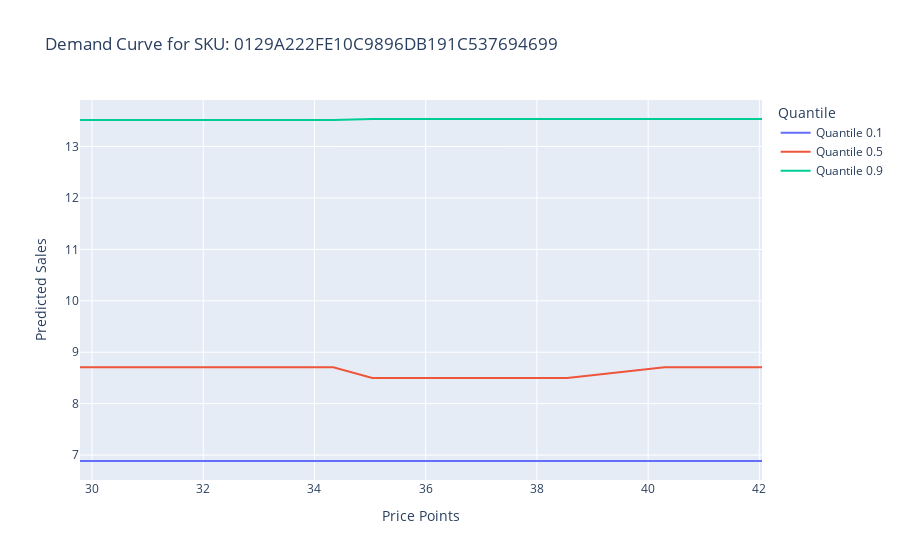

Source (notebook cell):
### Code cell
plot_demand_curve_for_sku(sku_demand_curves, price_points_per_sku, selected_sku="0129A222FE10C9896DB191C537694699")

### Figure 1 — Plotly figure (JSON) as saved in the notebook; plotly's stock layout.template omitted (floating-point values rounded to 4 significant figures)
{"data": [{"hovertemplate": "Quantile=Quantile 0.1<br>Price Points=%{x}<br>Predicted Sales=%{y}<extra></extra>", "legendgroup": "Quantile 0.1", "line": {"color": "#636efa", "dash": "solid"}, "marker": {"symbol": "circle"}, "mode": "lines", "name": "Quantile 0.1", "orientation": "v", "showlegend": true, "type": "scatter", "x": [29.78, 31.54, 33.29, 34.34, 35.04, 35.74, 36.79, 38.54, 40.3, 42.05], "xaxis": "x", "y": [6.885, 6.885, 6.885, 6.885, 6.885, 6.885, 6.885, 6.885, 6.885, 6.885], "yaxis": "y"}, {"hovertemplate": "Quantile=Quantile 0.5<br>Price Points=%{x}<br>Predicted Sales=%{y}<extra></extra>", "legendgroup": "Quantile 0.5", "line": {"color": "#EF553B", "dash": "solid"}, "marker": {"symbol": "circle"}, "mode": "lines", "name": "Quantile 0.5", "orientation": "v", "showlegend": true, "type": "scatter", "x": [29.78, 31.54, 33.29, 34.34, 35.04, 35.74, 36.79, 38.54, 40.3, 42.05], "xaxis": "x", "y": [8.708, 8.708, 8.708, 8.708, 8.501, 8.501, 8.501, 8.501, 8.707, 8.707], "yaxis": "y"}, {"hovertemplate": "Quantile=Quantile 0.9<br>Price Points=%{x}<br>Predicted Sales=%{y}<extra></extra>", "legendgroup": "Quantile 0.9", "line": {"color": "#00cc96", "dash": "solid"}, "marker": {"symbol": "circle"}, "mode": "lines", "name": "Quantile 0.9", "orientation": "v", "showlegend": true, "type": "scatter", "x": [29.78, 31.54, 33.29, 34.34, 35.04, 35.74, 36.79, 38.54, 40.3, 42.05], "xaxis": "x", "y": [13.52, 13.52, 13.52, 13.52, 13.54, 13.54, 13.54, 13.54, 13.54, 13.54], "yaxis": "y"}], "layout": {"legend": {"title": {"text": "Quantile"}, "tracegroupgap": 0}, "title": {"text": "Demand Curve for SKU: 0129A222FE10C9896DB191C537694699"}, "xaxis": {"anchor": "y", "domain": [0, 1], "title": {"text": "Price Points"}}, "yaxis": {"anchor": "x", "domain": [0, 1], "title": {"text": "Predicted Sales"}}}}
